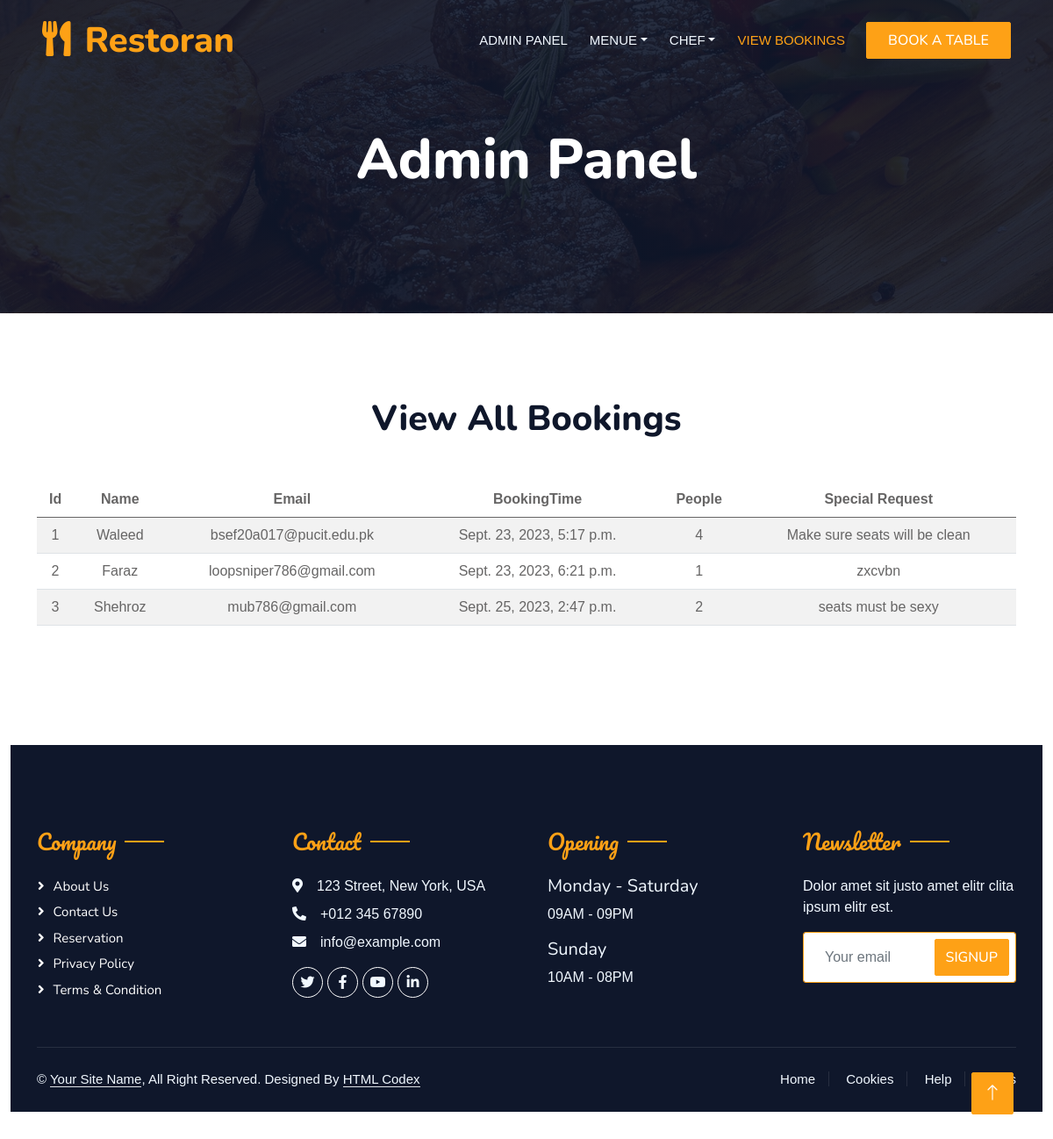
/viewBookings/, run on the app's committed database.
### service/models.py (models this page shows)
class Booking(models.Model):
   name=models.CharField(max_length=50)
   email = models.EmailField(max_length=100,unique=True,validators=[EmailValidator()])
   dateTime = models.DateTimeField( auto_now_add=True,verbose_name="Date Created")
   peoples=models.IntegerField()
   specialrequest=models.TextField()

### First/views.py (the view)
# urls.py: path('viewBookings/', views.viewBookings),
def viewBookings(request):
    bookings=Booking.objects.all()
    data={
        'bookings':bookings
    }
    return render(request,"viewBookings.html",data)

### templates/viewBookings.html
{% include "admin_header.html" %}
<div class="container-xxl py-5">
    <div class="container">
        <h1 class="text-center mb-5 wow fadeInUp" data-wow-delay="0.1s">View All Bookings</h1>
        <div class="tab-class text-center wow fadeInUp" data-wow-delay="0.3s">
            <div class="tab-content">
                <div id="tab-1" class="tab-pane fade show p-0 active">
                    <table class="table table-striped">
                        <thead class="thead-dark">
                            <tr>
                                <th scope="col">Id</th>
                                <th scope="col"> Name</th>
                                <th scope="col">Email</th>
                                <th scope="col">BookingTime</th>
                                <th scope="col">People</th>
                                <th scope="col">Special Request</th>
                            </tr>
                        </thead>
                        <tbody>
                            {% for i in bookings %}
                                <tr>
                                    <td>{{i.id}}</td>
                                    <td>{{i.name}}</td>
                                    <td>{{i.email}}</td>
                                    <td>{{i.dateTime}}</td>
                                    <td>{{i.peoples}}</td>
                                    <td>{{i.specialrequest}}</td>
                                </tr>
                            {% endfor %}
                        </tbody>
                    </table>
<br>
<br>
<br>
                </div>
            </div>
        </div>
    </div>
{% include "admin_footer.html" %}

### static/css/style.css (style rules this page uses)
:root { --primary: #FEA116; --light: #F1F8FF; --dark: #0F172B; }

### templates/admin_header.html (style rules this page uses)
body { font-family: Arial, sans-serif; }

### data on the page
Booking: id "1", name "Waleed", email "bsef20a017@pucit.edu.pk", dateTime "Sept. 23, 2023, 5:17 p.m.", peoples "4", specialrequest "Make sure seats will be clean"
Booking: id "2", name "Faraz", email "loopsniper786@gmail.com", dateTime "Sept. 23, 2023, 6:21 p.m.", peoples "1", specialrequest "zxcvbn"
Booking: id "3", name "Shehroz", email "mub786@gmail.com", dateTime "Sept. 25, 2023, 2:47 p.m.", peoples "2", specialrequest "seats must be sexy"
